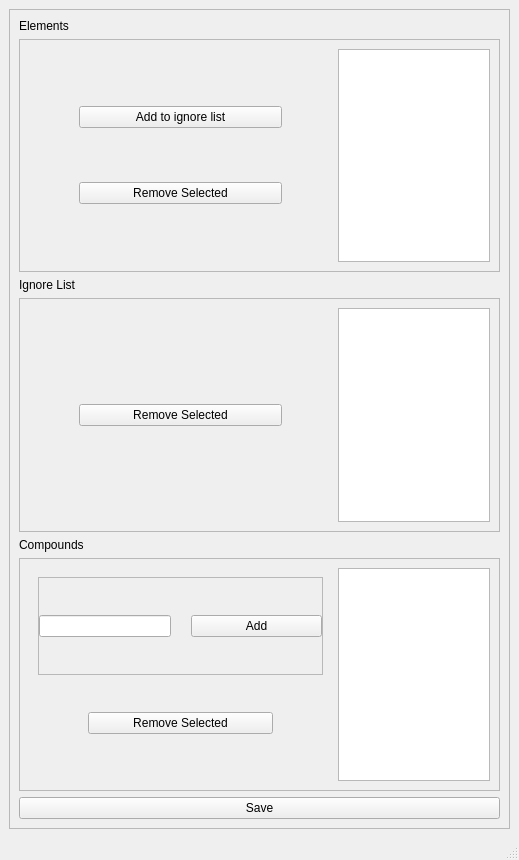
<?xml version="1.0" encoding="UTF-8"?>
<ui version="4.0">
 <class>MainWindow</class>
 <widget class="QMainWindow" name="MainWindow">
  <property name="geometry">
   <rect>
    <x>0</x>
    <y>0</y>
    <width>519</width>
    <height>860</height>
   </rect>
  </property>
  <property name="windowTitle">
   <string>MainWindow</string>
  </property>
  <widget class="QWidget" name="centralwidget">
   <layout class="QHBoxLayout" name="horizontalLayout">
    <item>
     <widget class="QFrame" name="frame">
      <property name="frameShape">
       <enum>QFrame::StyledPanel</enum>
      </property>
      <property name="frameShadow">
       <enum>QFrame::Raised</enum>
      </property>
      <layout class="QVBoxLayout" name="verticalLayout">
       <item>
        <widget class="QLabel" name="elementsListWidgetLabel">
         <property name="text">
          <string>Elements</string>
         </property>
        </widget>
       </item>
       <item>
        <widget class="QFrame" name="frame_1">
         <property name="frameShape">
          <enum>QFrame::StyledPanel</enum>
         </property>
         <property name="frameShadow">
          <enum>QFrame::Raised</enum>
         </property>
         <layout class="QHBoxLayout" name="horizontalLayout_4">
          <item>
           <widget class="QWidget" name="elements_options_widget" native="true">
            <property name="sizePolicy">
             <sizepolicy hsizetype="Preferred" vsizetype="Preferred">
              <horstretch>2</horstretch>
              <verstretch>0</verstretch>
             </sizepolicy>
            </property>
            <layout class="QVBoxLayout" name="verticalLayout_3">
             <property name="leftMargin">
              <number>50</number>
             </property>
             <property name="rightMargin">
              <number>50</number>
             </property>
             <item>
              <widget class="QPushButton" name="push_button_add_element_to_ignore">
               <property name="text">
                <string>Add to ignore list</string>
               </property>
              </widget>
             </item>
             <item>
              <widget class="QPushButton" name="push_button_remove_element">
               <property name="text">
                <string>Remove Selected</string>
               </property>
              </widget>
             </item>
            </layout>
           </widget>
          </item>
          <item>
           <widget class="QListWidget" name="list_widget_elements">
            <property name="sizePolicy">
             <sizepolicy hsizetype="Expanding" vsizetype="Expanding">
              <horstretch>1</horstretch>
              <verstretch>0</verstretch>
             </sizepolicy>
            </property>
            <property name="sortingEnabled">
             <bool>true</bool>
            </property>
           </widget>
          </item>
         </layout>
        </widget>
       </item>
       <item>
        <widget class="QLabel" name="compoundsListWidgetLabel_2">
         <property name="text">
          <string>Ignore List</string>
         </property>
        </widget>
       </item>
       <item>
        <widget class="QFrame" name="frame_3">
         <property name="frameShape">
          <enum>QFrame::StyledPanel</enum>
         </property>
         <property name="frameShadow">
          <enum>QFrame::Raised</enum>
         </property>
         <layout class="QHBoxLayout" name="horizontalLayout_6">
          <item>
           <widget class="QWidget" name="remove_compound_widget_3" native="true">
            <property name="sizePolicy">
             <sizepolicy hsizetype="Preferred" vsizetype="Preferred">
              <horstretch>2</horstretch>
              <verstretch>0</verstretch>
             </sizepolicy>
            </property>
            <layout class="QHBoxLayout" name="horizontalLayout_9">
             <property name="leftMargin">
              <number>50</number>
             </property>
             <property name="rightMargin">
              <number>50</number>
             </property>
             <item>
              <widget class="QPushButton" name="push_button_remove_from_ignore">
               <property name="text">
                <string>Remove Selected</string>
               </property>
              </widget>
             </item>
            </layout>
           </widget>
          </item>
          <item>
           <widget class="QListWidget" name="list_widget_ignore">
            <property name="sizePolicy">
             <sizepolicy hsizetype="Expanding" vsizetype="Expanding">
              <horstretch>1</horstretch>
              <verstretch>0</verstretch>
             </sizepolicy>
            </property>
            <property name="sortingEnabled">
             <bool>true</bool>
            </property>
           </widget>
          </item>
         </layout>
        </widget>
       </item>
       <item>
        <widget class="QLabel" name="compoundsListWidgetLabel">
         <property name="text">
          <string>Compounds</string>
         </property>
        </widget>
       </item>
       <item>
        <widget class="QFrame" name="frame_2">
         <property name="frameShape">
          <enum>QFrame::StyledPanel</enum>
         </property>
         <property name="frameShadow">
          <enum>QFrame::Raised</enum>
         </property>
         <layout class="QHBoxLayout" name="horizontalLayout_5">
          <item>
           <widget class="QWidget" name="add_compound_widget" native="true">
            <property name="sizePolicy">
             <sizepolicy hsizetype="Preferred" vsizetype="Preferred">
              <horstretch>2</horstretch>
              <verstretch>0</verstretch>
             </sizepolicy>
            </property>
            <layout class="QVBoxLayout" name="verticalLayout_2">
             <property name="spacing">
              <number>0</number>
             </property>
             <item>
              <widget class="QFrame" name="frame_5">
               <property name="frameShape">
                <enum>QFrame::StyledPanel</enum>
               </property>
               <property name="frameShadow">
                <enum>QFrame::Raised</enum>
               </property>
               <layout class="QHBoxLayout" name="horizontalLayout_7">
                <property name="spacing">
                 <number>20</number>
                </property>
                <property name="leftMargin">
                 <number>0</number>
                </property>
                <property name="topMargin">
                 <number>0</number>
                </property>
                <property name="rightMargin">
                 <number>0</number>
                </property>
                <property name="bottomMargin">
                 <number>0</number>
                </property>
                <item>
                 <widget class="QLineEdit" name="add_combound_line_edit">
                  <property name="sizePolicy">
                   <sizepolicy hsizetype="Expanding" vsizetype="Fixed">
                    <horstretch>0</horstretch>
                    <verstretch>0</verstretch>
                   </sizepolicy>
                  </property>
                 </widget>
                </item>
                <item>
                 <widget class="QPushButton" name="push_button_add_compound">
                  <property name="sizePolicy">
                   <sizepolicy hsizetype="Expanding" vsizetype="Fixed">
                    <horstretch>0</horstretch>
                    <verstretch>0</verstretch>
                   </sizepolicy>
                  </property>
                  <property name="text">
                   <string>Add</string>
                  </property>
                 </widget>
                </item>
               </layout>
              </widget>
             </item>
             <item>
              <widget class="QWidget" name="remove_compound_widget" native="true">
               <layout class="QHBoxLayout" name="horizontalLayout_2">
                <property name="spacing">
                 <number>0</number>
                </property>
                <property name="leftMargin">
                 <number>50</number>
                </property>
                <property name="topMargin">
                 <number>0</number>
                </property>
                <property name="rightMargin">
                 <number>50</number>
                </property>
                <property name="bottomMargin">
                 <number>0</number>
                </property>
                <item>
                 <widget class="QPushButton" name="push_button_remove_compound">
                  <property name="text">
                   <string>Remove Selected</string>
                  </property>
                 </widget>
                </item>
               </layout>
              </widget>
             </item>
            </layout>
           </widget>
          </item>
          <item>
           <widget class="QListWidget" name="list_widget_compounds">
            <property name="sizePolicy">
             <sizepolicy hsizetype="Expanding" vsizetype="Expanding">
              <horstretch>1</horstretch>
              <verstretch>0</verstretch>
             </sizepolicy>
            </property>
            <property name="sortingEnabled">
             <bool>true</bool>
            </property>
           </widget>
          </item>
         </layout>
        </widget>
       </item>
       <item>
        <widget class="QPushButton" name="push_button_save">
         <property name="text">
          <string>Save</string>
         </property>
        </widget>
       </item>
      </layout>
     </widget>
    </item>
   </layout>
  </widget>
  <widget class="QMenuBar" name="menubar">
   <property name="geometry">
    <rect>
     <x>0</x>
     <y>0</y>
     <width>519</width>
     <height>26</height>
    </rect>
   </property>
  </widget>
  <widget class="QStatusBar" name="statusbar"/>
 </widget>
 <resources/>
 <connections/>
</ui>
